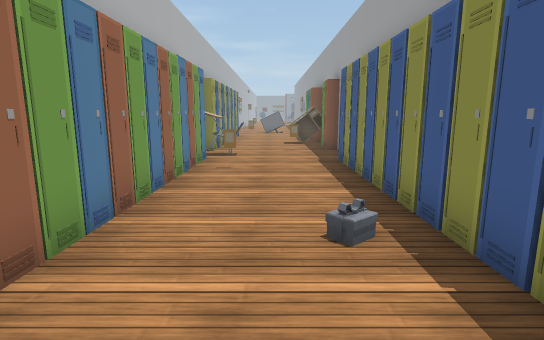
view 1 (above)

12 first-person views from a walk through a scene from a Unity 3-D project. The camera is 1.4 m above the floor, tilts 10° down and sees 80° across. Doors are open. The floor is counted in squares, 1 m on a side. Each view is taken from the middle of a square. On the plan, view 1 faces up. The plan holds only what a view shows up to about 15 squares ahead; the rest is blank. The place goes on beyond the plan. Some animated figures are left out. Some surface patterns are stand-ins.

view 2
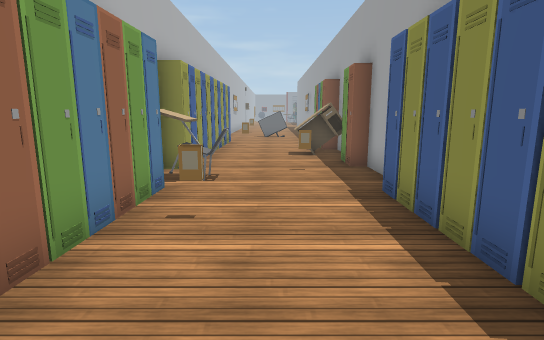

view 3
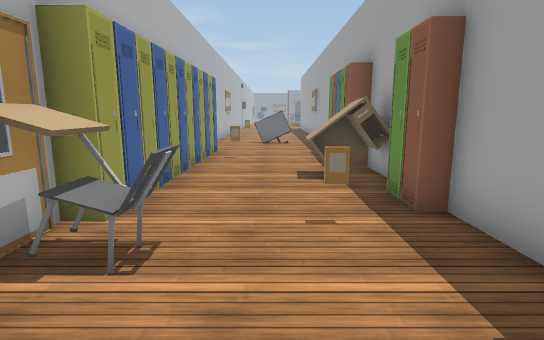

view 4
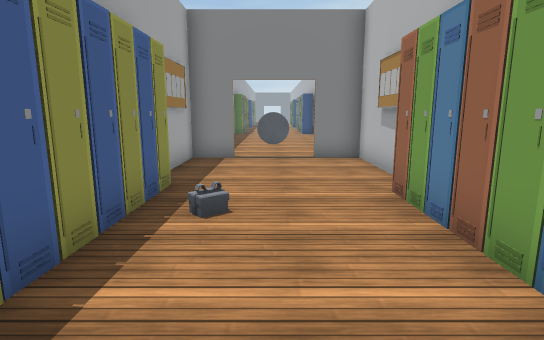

view 5
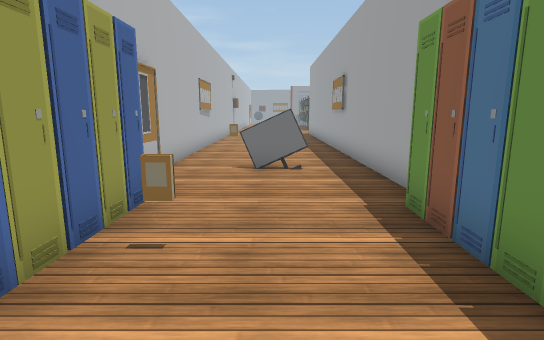

view 6
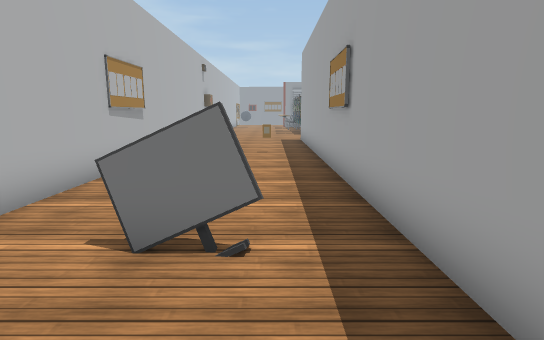

view 7
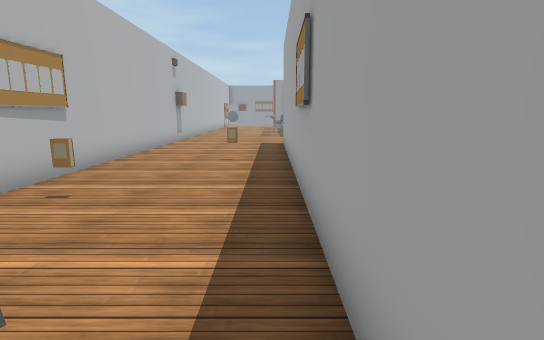

view 8
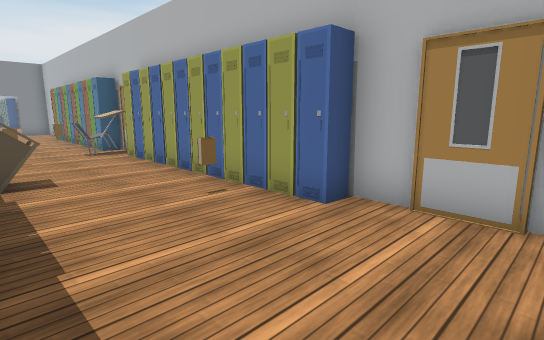

view 9
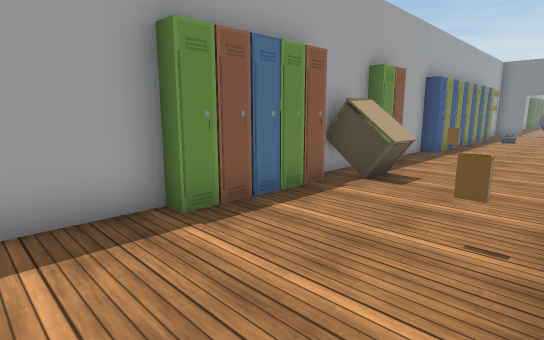

view 10
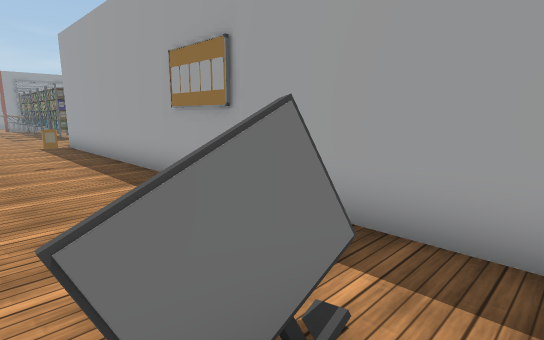

view 11
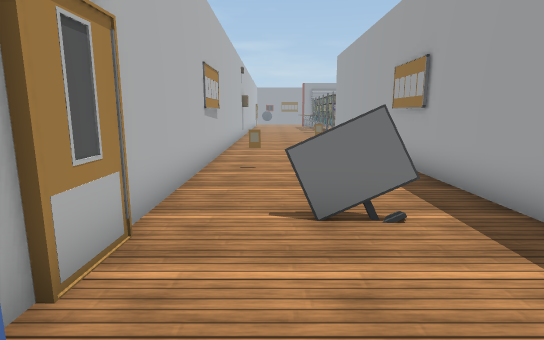

view 12
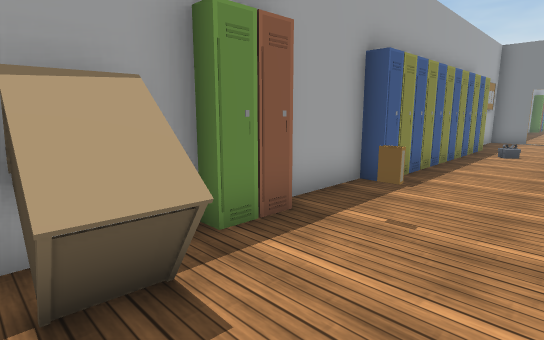

### Floor plan
Key: @ floor where view 1 was taken; # wall or solid block; . floor; = window, fence, low wall or low ledge; O other object.
Columns run from 3 left of view 1 to 3 right of it. Each row starts with its distance up from view 1.
 34 #.....#
 33 #.....#
 32 #...#.#
 31 #.....#
 30 #.....#
 29 #.....#
 28 #.....#
 27 #.....#
 26 #.....#
 25 #.....#
 24 #.....#
 23 #.=#..#
 22 #.....#
 21 #.....#
 20 #O...O#
 19  O...O
 18  O...O
 17  O...O#
 16  O..OO#
 15  O..OO#
 14  O...O#
 13  O...OO
 12 #O..#.#
 11 #OO...#
 10 #O...O#
  9  O...O
  8  O#..O
  7  O...O
  6  O...O
  5  O...O
  4  O..OO
  3  O...O
  2  ....O
  1 #.....
  0 #..@..#
 -1 #.....#
 -2 ###O###

Positions as (right, up) in squares from view 1, and headings:
1: (0, 0), facing up
2: (0, 4), facing up
3: (0, 8), facing up
4: (0, 8), facing down
5: (0, 15), facing up
6: (1, 20), facing up
7: (2, 22), facing up
8: (2, 23), facing down-left
9: (-2, 22), facing down-right
10: (-1, 22), facing up-right
11: (-1, 19), facing up
12: (-1, 16), facing down-right
